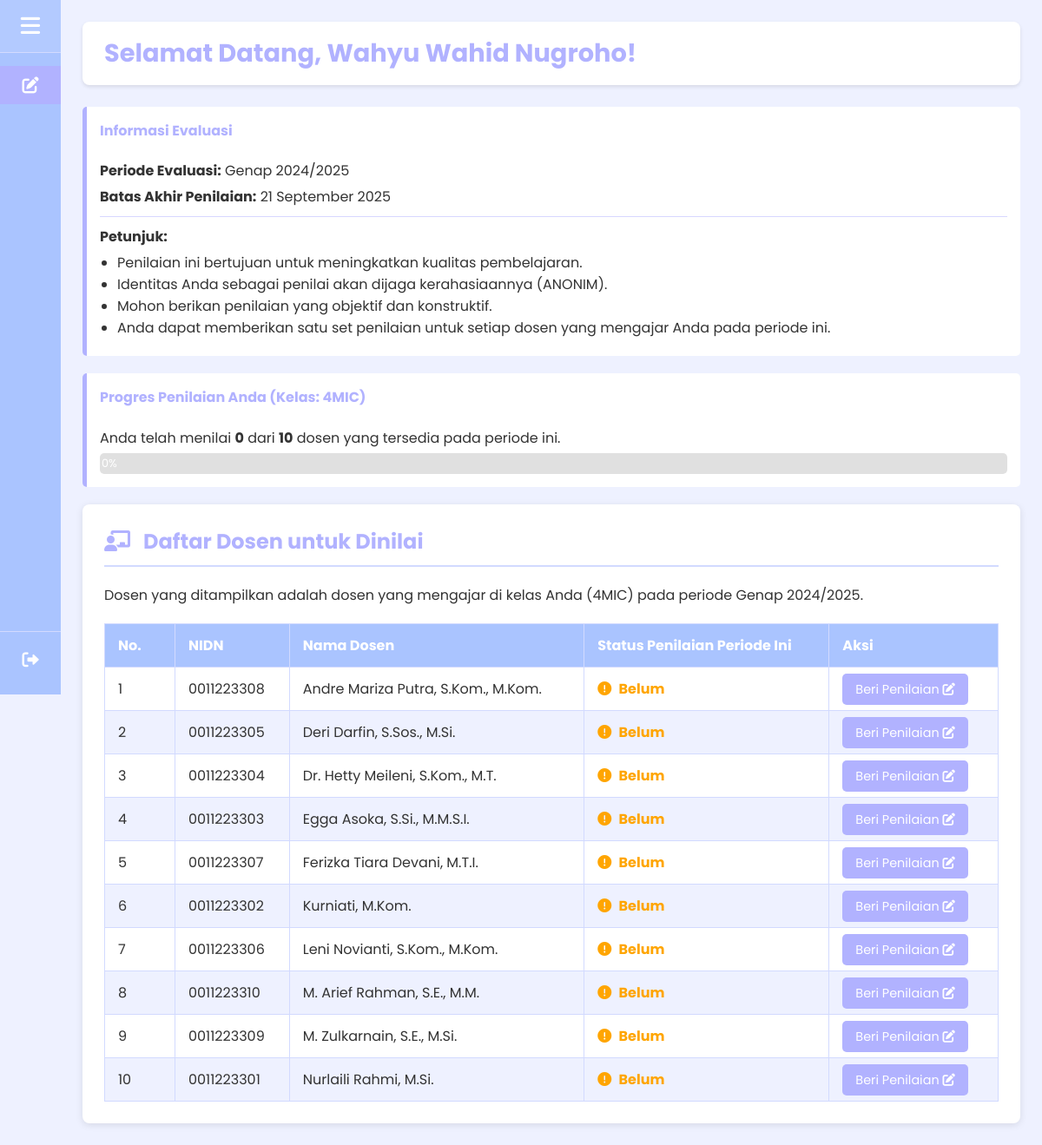
The page /mahasiswa/mahasiswa_dashboard.php (signed in) on the database its author committed.
### tables this page shows
CREATE TABLE `mahasiswa` (
  `user_id` int(11) NOT NULL,
  `npm` varchar(30) NOT NULL,
  `angkatan` varchar(4) DEFAULT NULL,
  `jabatan_kelas` varchar(50) DEFAULT NULL,
  `kelas` varchar(20) NOT NULL
);

CREATE TABLE `dosen` (
  `user_id` int(11) NOT NULL,
  `nidn` varchar(30) NOT NULL,
  `department` varchar(100) DEFAULT NULL,
  `profile_photo_url` varchar(255) DEFAULT NULL
);

### includes/auth_check_mahasiswa.php (called while the page is built, shortened)
<?php
$loggedInUserId = $_SESSION['user_id'];
$loggedInUserFullName = $_SESSION['full_name'] ?? 'Mahasiswa';
?>

### mahasiswa/mahasiswa_dashboard.php (the view, shortened to what this page needs)
<?php
require_once '../includes/auth_check_mahasiswa.php';
require_once '../config/db.php';
$settings_db = [];
$semester_aktif = "Semester Belum Diatur";
$batas_akhir_penilaian_db_str = "2099-12-31";
$tahun_ajaran_aktif = "";
$result_settings_db = $conn->query("SELECT setting_key, setting_value FROM system_settings");
if ($result_settings_db) {
    while ($row_db = $result_settings_db->fetch_assoc()) {
        $settings_db[$row_db['setting_key']] = $row_db['setting_value'];
    }
    $semester_aktif = $settings_db['semester_aktif'] ?? $semester_aktif;
    $batas_akhir_penilaian_db_str = $settings_db['batas_akhir_penilaian'] ?? $batas_akhir_penilaian_db_str;
    if ($semester_aktif !== "Semester Belum Diatur") {
        if (preg_match('/(\d{4}\/\d{4})/', $semester_aktif, $matches_tahun)) {
            $tahun_ajaran_aktif = $matches_tahun[1];
        } else {
            error_log("Format semester_aktif (" . $semester_aktif . ") di mahasiswa_dashboard.php tidak mengandung tahun ajaran (YYYY/YYYY).");
        }
    }
} else {
    error_log("Gagal mengambil system_settings di mahasiswa_dashboard.php: " . $conn->error);
}
$batas_akhir_display = "Tanggal Belum Diatur";
$periode_penilaian_berakhir = false;
if ($batas_akhir_penilaian_db_str !== "Tanggal Belum Diatur") {
    try {
        $batas_waktu_obj = DateTime::createFromFormat('Y-m-d H:i:s', $batas_akhir_penilaian_db_str . ' 23:59:59');
        if ($batas_waktu_obj) {
            if (class_exists('IntlDateFormatter')) {
                $formatter = new IntlDateFormatter('id_ID', IntlDateFormatter::LONG, IntlDateFormatter::NONE, 'Asia/Jakarta');
                $batas_akhir_display = $formatter->format($batas_waktu_obj);
            } else {
                $bulan = array(1 => 'Januari', 'Februari', 'Maret', 'April', 'Mei', 'Juni', 'Juli', 'Agustus', 'September', 'Oktober', 'November', 'Desember');
                $batas_akhir_display = $batas_waktu_obj->format('d') . ' ' . $bulan[(int) $batas_waktu_obj->format('m')] . ' ' . $batas_waktu_obj->format('Y');
            }
        } else {
            $batas_akhir_display = "Format Tanggal Pengaturan Salah";
        }
    } catch (Exception $e) {
        $batas_akhir_display = "Error Tanggal Pengaturan";
        error_log("Error DateTime untuk batas_akhir_penilaian (mahasiswa_dashboard): " . $e->getMessage());
    }
}
$kelas_mahasiswa = '';
$stmt_kelas = $conn->prepare("SELECT kelas FROM Mahasiswa WHERE user_id = ?");
if ($stmt_kelas) {
    $stmt_kelas->bind_param("i", $loggedInUserId);
    $stmt_kelas->execute();
    $result_kelas = $stmt_kelas->get_result();
    if ($row_kelas = $result_kelas->fetch_assoc()) {
        $kelas_mahasiswa = $row_kelas['kelas'];
    }
} else {
    error_log("DB Error (prepare) - Fetching student class in mahasiswa_dashboard.php: " . $conn->error);
}
$dosen_list = [];
$total_evaluable_lecturers = 0;
$evaluated_count = 0;
if (!empty($kelas_mahasiswa) && $semester_aktif !== "Semester Belum Diatur" && !empty($tahun_ajaran_aktif)) {
    $sql_dosen = "SELECT DISTINCT au.user_id, au.full_name, d.nidn
                  FROM Auth_Users au
                  JOIN Dosen d ON au.user_id = d.user_id
                  JOIN Jadwal_Mengajar jm ON au.user_id = jm.dosen_user_id
                  WHERE jm.nama_kelas = ? AND jm.semester = ?
                  ORDER BY au.full_name ASC";
    $stmt_dosen = $conn->prepare($sql_dosen);
    if ($stmt_dosen) {
        $stmt_dosen->bind_param("ss", $kelas_mahasiswa, $semester_aktif);
        $stmt_dosen->execute();
        $result_dosen = $stmt_dosen->get_result();
        if ($result_dosen && $result_dosen->num_rows > 0) {
            while ($row = $result_dosen->fetch_assoc()) {
                $dosen_list[] = $row;
            }
            $total_evaluable_lecturers = count($dosen_list);
            $sql_evaluated_count = "SELECT COUNT(DISTINCT lecturer_user_id) as count
                                    FROM Evaluations
                                    WHERE student_user_id = ?
                                    AND semester_evaluasi = ? AND tahun_ajaran_evaluasi = ?";
            $stmt_evaluated_count = $conn->prepare($sql_evaluated_count);
            if ($stmt_evaluated_count) {
                $stmt_evaluated_count->bind_param("iss", $loggedInUserId, $semester_aktif, $tahun_ajaran_aktif);
                $stmt_evaluated_count->execute();
                $res_eval_count = $stmt_evaluated_count->get_result();
                if ($row_eval_count = $res_eval_count->fetch_assoc()) {
                    $evaluated_count = (int) $row_eval_count['count'];
                }
            } else {
                error_log("DB Error (prepare) - Counting evaluated lecturers in mahasiswa_dashboard.php: " . $conn->error);
            }
        }
    } else {
        error_log("DB Error (prepare) - Fetching lecturers in mahasiswa_dashboard.php: " . $conn->error);
    }
}
$current_page_php_mhs = basename($_SERVER['PHP_SELF']);
?>
<!DOCTYPE html>
<html lang="id">
<head>
    <link rel="stylesheet" href="../css/style.css">
    <link rel="stylesheet" href="https://cdnjs.cloudflare.com/ajax/libs/font-awesome/6.0.0-beta3/css/all.min.css">
</head>
<body>
    <div class="mahasiswa-layout">
        <aside class="sidebar" id="sidebar">
            <div class="sidebar-top-section">
                <button class="sidebar-toggle" id="sidebarToggle" aria-label="Toggle Sidebar">
                    <i class="fas fa-bars"></i> </button>
            </div>
            <nav class="sidebar-menu">
                <ul>
                    <li><a href="mahasiswa_dashboard.php"
                            class="<?php echo ($current_page_php_mhs == 'mahasiswa_dashboard.php') ? 'active' : ''; ?>"><i
                                class="fas fa-edit"></i> <span class="menu-text">Penilaian Dosen</span></a></li>
                </ul>
            </nav>
            <div class="sidebar-logout-section">
                <a href="../logout.php" class="logout-link"> <i class="fas fa-sign-out-alt"></i>
                </a>
            </div>
        </aside>
        <main class="main-content" id="mainContent">
            <header class="header">
                <h1>Selamat Datang, <?php echo htmlspecialchars($loggedInUserFullName); ?>!</h1>
            </header>
            <div class="info-box">
                <h4>Informasi Evaluasi</h4>
                <p><strong>Periode Evaluasi:</strong> <?php echo htmlspecialchars($semester_aktif); ?></p>
                <p><strong>Batas Akhir Penilaian:</strong> <?php echo htmlspecialchars($batas_akhir_display); ?></p>
                <hr style="margin: 10px 0; border-color: var(--primary-color);">
                <p><strong>Petunjuk:</strong></p>
                <ul>
                    <li>Penilaian ini bertujuan untuk meningkatkan kualitas pembelajaran.</li>
                    <li>Identitas Anda sebagai penilai akan dijaga kerahasiaannya (ANONIM).</li>
                    <li>Mohon berikan penilaian yang objektif dan konstruktif.</li>
                    <li>Anda dapat memberikan satu set penilaian untuk setiap dosen yang mengajar Anda pada periode ini.
                    </li>
                </ul>
            </div>
            <div class="info-box" style="margin-bottom: 20px;">
                <h4>Progres Penilaian Anda (Kelas: <?php echo htmlspecialchars($kelas_mahasiswa); ?>)</h4>
                <?php if ($total_evaluable_lecturers > 0 && !empty($tahun_ajaran_aktif)): ?>
                    <p>Anda telah menilai <strong><?php echo $evaluated_count; ?></strong> dari
                        <strong><?php echo $total_evaluable_lecturers; ?></strong> dosen yang tersedia pada periode ini.
                    </p>
                    <div style="background-color: #e0e0e0; border-radius: 5px; padding: 2px; margin-top: 5px;">
                        <div
                            style="width: <?php echo ($total_evaluable_lecturers > 0 ? ($evaluated_count / $total_evaluable_lecturers) * 100 : 0); ?>%; background-color: var(--primary-color); color: white; text-align: center; line-height: 20px; border-radius: 3px; font-size:0.8em;">
                            <?php echo ($total_evaluable_lecturers > 0 ? round(($evaluated_count / $total_evaluable_lecturers) * 100) : 0); ?>%
                        </div>
                    </div>
                <?php elseif (empty($tahun_ajaran_aktif) && $semester_aktif !== "Semester Belum Diatur"): ?>
                    <p>Tidak dapat menghitung progres karena informasi tahun ajaran tidak lengkap.</p>
                <?php endif; ?>
            </div>
            <section id="penilaian-content" class="content-card">
                <h2><i class="fas fa-chalkboard-teacher"></i> Daftar Dosen untuk Dinilai</h2>
                <p>Dosen yang ditampilkan adalah dosen yang mengajar di kelas Anda
                    (<?php echo htmlspecialchars($kelas_mahasiswa); ?>) pada periode
                    <?php echo htmlspecialchars($semester_aktif); ?>.
                </p>
                <table class="dosen-table">
                    <thead>
                        <tr>
                            <th style="width: 50px;">No.</th>
                            <th>NIDN</th>
                            <th>Nama Dosen</th>
                            <th>Status Penilaian Periode Ini</th>
                            <th>Aksi</th>
                        </tr>
                    </thead>
                    <tbody>
                        <?php if (!empty($dosen_list) && !empty($tahun_ajaran_aktif)): ?>
                            <?php $no = 1;
                            foreach ($dosen_list as $dosen): ?>
                                <?php
                                $has_evaluated_periode_ini = false;
                                ?>
                                <tr>
                                    <td><?php echo $no++; ?></td>
                                    <td><?php echo htmlspecialchars($dosen['nidn']); ?></td>
                                    <td><?php echo htmlspecialchars($dosen['full_name']); ?></td>
                                    <td>
                                        <?php if ($has_evaluated_periode_ini): ?>
                                            <span class="status-done"><i class="fas fa-check-circle"></i> Selesai</span>
                                        <?php else: ?>
                                            <span class="status-pending"><i class="fas fa-exclamation-circle"></i> Belum</span>
                                        <?php endif; ?>
                                    </td>
                                    <td>
                                        <?php if ($has_evaluated_periode_ini): ?>
                                            <button class="btn-penilaian btn-disabled" disabled>Sudah Dinilai</button>
                                        <?php elseif ($periode_penilaian_berakhir): ?>
                                            <button class="btn-penilaian btn-disabled" disabled
                                                title="Periode penilaian telah berakhir">Periode Berakhir</button>
                                        <?php elseif (empty($tahun_ajaran_aktif)): ?>
                                            <button class="btn-penilaian btn-disabled" disabled
                                                title="Pengaturan periode tidak lengkap">Evaluasi Ditutup</button>
                                        <?php else: ?>
                                            <a href="penilaian_dosen.php?dosen_id=<?php echo $dosen['user_id']; ?>"
                                                class="btn-penilaian">Beri Penilaian <i class="fas fa-pen-to-square"></i></a>
                                        <?php endif; ?>
                                    </td>
                                </tr>
                            <?php endforeach; ?>
                        <?php endif; ?>
                    </tbody>
                </table>
            </section>
        </main>
    </div>
</body>
</html>

### rows shown on the page
mahasiswa: kelas "4MIC"
dosen: nidn "0011223308", user_id.full_name "Andre Mariza Putra, S.Kom., M.Kom."
dosen: nidn "0011223305", user_id.full_name "Deri Darfin, S.Sos., M.Si."
dosen: nidn "0011223304", user_id.full_name "Dr. Hetty Meileni, S.Kom., M.T."
dosen: nidn "0011223303", user_id.full_name "Egga Asoka, S.Si., M.M.S.I."
dosen: nidn "0011223307", user_id.full_name "Ferizka Tiara Devani, M.T.I."
dosen: nidn "0011223302", user_id.full_name "Kurniati, M.Kom."
dosen: nidn "0011223306", user_id.full_name "Leni Novianti, S.Kom., M.Kom."
dosen: nidn "0011223310", user_id.full_name "M. Arief Rahman, S.E., M.M."
dosen: nidn "0011223309", user_id.full_name "M. Zulkarnain, S.E., M.Si."
dosen: nidn "0011223301", user_id.full_name "Nurlaili Rahmi, M.Si."

### other values the page prints
$loggedInUserFullName "Wahyu Wahid Nugroho"
$semester_aktif "Genap 2024/2025"
$batas_akhir_display "21 September 2025"
$evaluated_count "0"
$total_evaluable_lecturers "10"
